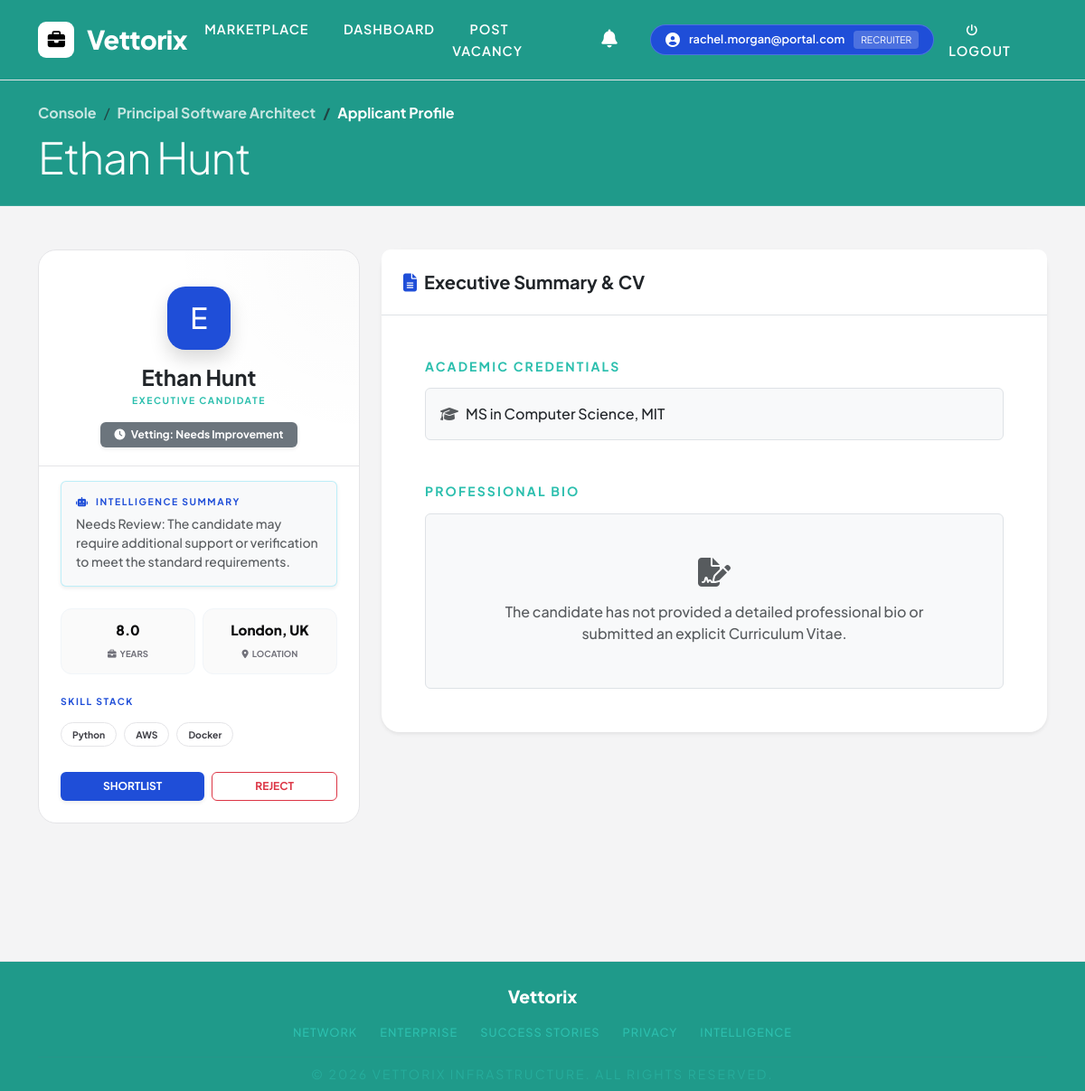
Page /recruiter/application/1 (signed in) on the committed database.
### tables this page shows
CREATE TABLE jobs (
            id INTEGER PRIMARY KEY AUTOINCREMENT,
            recruiter_id INTEGER NOT NULL,
            title TEXT NOT NULL,
            company TEXT NOT NULL,
            location TEXT NOT NULL,
            description TEXT NOT NULL,
            requirements TEXT NOT NULL,
            salary_range TEXT,
            job_type TEXT,
            created_at TIMESTAMP DEFAULT CURRENT_TIMESTAMP, status TEXT DEFAULT 'active',
            FOREIGN KEY (recruiter_id) REFERENCES users (id)
        );

CREATE TABLE candidate_profiles (
            id INTEGER PRIMARY KEY AUTOINCREMENT,
            user_id INTEGER NOT NULL,
            full_name TEXT NOT NULL,
            phone TEXT,
            location TEXT,
            skills TEXT,
            experience_years REAL,
            education TEXT,
            resume_text TEXT,
            verification_status TEXT DEFAULT 'Unverified',
            verification_score INTEGER DEFAULT 0,
            verification_recommendation TEXT,
            created_at TIMESTAMP DEFAULT CURRENT_TIMESTAMP, headline TEXT, summary TEXT, linkedin_url TEXT, portfolio_url TEXT, resume_filename TEXT, availability_status TEXT DEFAULT 'available',
            FOREIGN KEY (user_id) REFERENCES users (id)
        );

### app/controller/recruiter.py (the view)
@recruiter_bp.route("/application/<int:application_id>")
@role_required("recruiter")
def application_detail(application_id):
    conn = get_db_connection()
    application = conn.execute(
        """
        SELECT a.id as application_id, a.status, a.applied_at,
               j.id as job_id, j.title as job_title, j.company as company,
               cp.*
        FROM applications a
        JOIN jobs j ON a.job_id = j.id
        JOIN candidate_profiles cp ON a.candidate_id = cp.user_id
        WHERE a.id = ? AND j.recruiter_id = ?
    """,
        (application_id, session["user_id"]),
    ).fetchone()
    conn.close()
    if not application:
        flash("Application profile not found.", "error")
        return redirect(url_for("recruiter.dashboard"))
    return render_template("application_detail.html", profile=application)

### app/services/auth.py (called while the page is built)
def role_required(role):
    def decorator(f):
        @wraps(f)
        def decorated_function(*args, **kwargs):
            if "user_id" not in session:
                flash("Please log in first.", "error")
                return redirect(url_for("auth.login"))
            if session.get("role") != role:
                flash(f"{role.capitalize()} access required.", "error")
                return redirect(url_for("jobs.list_jobs"))
            return f(*args, **kwargs)
        return decorated_function
    return decorator

### app/services/db.py (called while the page is built)
def get_db_connection():
    db_path = current_app.config.get("DATABASE", "jobs.db")
    conn = sqlite3.connect(db_path)
    conn.row_factory = sqlite3.Row
    return conn

### app/templates/application_detail.html (shortened to what this page needs)
{% extends "base.html" %}
{% block content %}
<section class="profile-layout min-vh-100 pb-5">
    <div class="header-dark py-4 mb-5 position-relative overflow-hidden" style="background: var(--exec-teal-dark); border-bottom: 1px solid rgba(255,255,255,0.1);">
        <div class="container position-relative z-10">
            <nav aria-label="breadcrumb">
                <ol class="breadcrumb mb-2">
                    <li class="breadcrumb-item"><a href="{{ url_for('recruiter.dashboard') }}" class="text-white text-decoration-none opacity-75 fw-bold">Console</a></li>
                    <li class="breadcrumb-item"><a href="{{ url_for('recruiter.view_applications', job_id=profile.job_id) }}" class="text-white text-decoration-none opacity-75 fw-bold">{{ profile.job_title }}</a></li>
                    <li class="breadcrumb-item text-white fw-bold" aria-current="page">Applicant Profile</li>
                </ol>
            </nav>
            <h1 class="display-5 fw-extrabold text-white tracking-tight mb-0">{{ profile.full_name }}</h1>
        </div>
    </div>
    <div class="container">
        <div class="row g-4">
            <div class="col-lg-4">
                <div class="preview-card mb-4 shadow-xl">
                    <div class="preview-header">
                        <div class="user-avatar-exec">
                            <h2 class="mb-0 text-white">{{ profile.full_name[0]|upper }}</h2>
                        </div>
                        <h4 class="fw-bold text-dark mt-3 mb-1">{{ profile.full_name }}</h4>
                        <p class="x-small text-uppercase tracking-widest text-secondary fw-bold">Executive Candidate</p>
                        <div class="mt-3">
                            {% if profile.verification_status == 'Verified' %}
                                {% if profile.verification_score > 80 %}
                                    <div class="badge bg-success text-white py-2 px-3 fw-bold shadow-sm" style="font-size: 0.75rem;">
                                        <i class="fas fa-check-circle me-1"></i> Highly Recommended
                                    </div>
                                {% elif profile.verification_score > 50 %}
                                    <div class="badge bg-primary text-white py-2 px-3 fw-bold shadow-sm" style="font-size: 0.75rem;">
                                        <i class="fas fa-check me-1"></i> Recommended
                                    </div>
                                {% else %}
                                    <div class="badge bg-warning text-dark py-2 px-3 fw-bold shadow-sm" style="font-size: 0.75rem;">
                                        <i class="fas fa-exclamation-triangle me-1"></i> Needs Review
                                    </div>
                                {% endif %}
                            {% elif profile.verification_status and profile.verification_status != 'Unverified' %}
                                <div class="badge bg-secondary text-white py-2 px-3 fw-bold shadow-sm" style="font-size: 0.75rem;">
                                    <i class="fas fa-clock me-1"></i> Vetting: {{ profile.verification_status }}
                                </div>
                            {% else %}
                                <div class="badge bg-light text-muted py-2 px-3 fw-bold shadow-sm border" style="font-size: 0.75rem;">
                                    <i class="fas fa-minus-circle me-1"></i> Unverified
                                </div>
                            {% endif %}
                        </div>
                    </div>
                    <div class="preview-body px-4 pb-4 mt-3">
                        {% if profile.verification_recommendation %}
                        <div class="mb-4 p-3 rounded bg-light border border-info border-opacity-25 shadow-sm">
                            <h6 class="x-small text-uppercase tracking-widest fw-bold text-primary mb-2">
                                <i class="fas fa-robot me-1"></i> Intelligence Summary
                            </h6>
                            <p class="small text-muted mb-0 fw-medium" style="line-height: 1.5;">
                                {{ profile.verification_recommendation }}
                            </p>
                        </div>
                        {% endif %}
                        <div class="row g-2 mb-4">
                            <div class="col-6">
                                <div class="stat-mini">
                                    <span class="val">{{ profile.experience_years or '0' }}</span>
                                    <span class="lbl"><i class="fas fa-briefcase me-1"></i>Years</span>
                                </div>
                            </div>
                            <div class="col-6">
                                <div class="stat-mini">
                                    <span class="val">{{ profile.location or 'N/A' }}</span>
                                    <span class="lbl"><i class="fas fa-map-marker-alt me-1"></i>Location</span>
                                </div>
                            </div>
                        </div>
                        <div class="mb-4">
                            <h6 class="x-small text-uppercase tracking-widest fw-bold text-primary mb-3">Skill Stack</h6>
                            <div class="d-flex flex-wrap gap-2">
                                {% if profile.skills %}
                                    {% for skill in profile.skills.split(',') %}
                                        <span class="skill-pill">{{ skill.strip() }}</span>
                                    {% endfor %}
                                {% else %}
                                    <span class="text-muted small">No technical keywords disclosed.</span>
                                {% endif %}
                            </div>
                        </div>
                        <form method="POST" action="{{ url_for('recruiter.update_application_status') }}" class="d-flex gap-2">
                            {% if profile.status != 'shortlisted' %}
                                <button type="submit" name="status" value="shortlisted" class="btn btn-primary flex-grow-1 fw-bold text-uppercase tracking-wider shadow-sm" style="font-size: 0.75rem; background-color: #1F4ED8; border: none;">Shortlist</button>
                            {% endif %}
                            {% if profile.status != 'rejected' %}
                                <button type="submit" name="status" value="rejected" class="btn btn-outline-danger flex-grow-1 fw-bold text-uppercase tracking-wider" style="font-size: 0.75rem;">Reject</button>
                            {% endif %}
                        </form>
                    </div>
                </div>
            </div>
            <div class="col-lg-8">
                <div class="card executive-card border-0 shadow-sm mb-4">
                    <div class="card-header bg-white p-4 border-bottom">
                        <h5 class="fw-bold mb-0 text-dark"><i class="fas fa-file-alt text-primary me-2"></i>Executive Summary & CV</h5>
                    </div>
                    <div class="card-body p-4 p-md-5">
                        <div class="mb-5">
                            <h6 class="text-uppercase tracking-widest fw-bold text-secondary small mb-3">Academic Credentials</h6>
                            <div class="p-3 bg-light rounded border">
                                <p class="mb-0 fw-medium text-dark"><i class="fas fa-graduation-cap text-muted me-2"></i>{{ profile.education or 'Not Specified' }}</p>
                            </div>
                        </div>
                        <div>
                            <h6 class="text-uppercase tracking-widest fw-bold text-secondary small mb-3">Professional Bio</h6>
                            {% if profile.resume_text %}
                                <div class="resume-content text-dark" style="white-space: pre-wrap; line-height: 1.8; font-size: 0.95rem;">{{ profile.resume_text }}</div>
                            {% else %}
                                <div class="p-5 text-center bg-light rounded border border-dashed">
                                    <i class="fas fa-file-signature fa-2x text-muted mb-3"></i>
                                    <p class="text-muted mb-0 fw-medium">The candidate has not provided a detailed professional bio or submitted an explicit Curriculum Vitae.</p>
                                </div>
                            {% endif %}
                        </div>
                    </div>
                </div>
            </div>
        </div>
    </div>
</section>
{% endblock %}

### app/static/style.css (style rules this page uses)
body { background-color: #f8f9fa; font-family: 'Segoe UI', Tahoma, Geneva, Verdana, sans-serif; }
.card { border: none; border-radius: 10px; box-shadow: 0 2px 10px rgba(0,0,0,0.1); transition: transform 0.2s; }
.btn { border-radius: 6px; font-weight: 500; }
.badge { font-weight: 500; }
.card-header { border-radius: 10px 10px 0 0 !important; }
.btn-primary { background-color: #1F4ED8; border-color: #1F4ED8; }

### app/templates/base.html (style rules this page uses)
:root { --exec-teal-dark: #1F9A8A; --exec-black: #1F4ED8; --exec-dark-grey: #1F4ED8; --exec-border: rgba(255, 255, 255, 0.1); --accent-white: #ffffff; --text-muted: #2CBFAE; --success-glow: #10b981; --error-glow: #ef4444; }
body { font-family: 'Plus Jakarta Sans', sans-serif; background-color: #ffffff; color: #0a0a0b; min-height: 100vh; display: flex; flex-direction: column; }

### app/templates/application_detail.html (style rules this page uses)
:root { --exec-border: #e4e4e7; }
body { background-color: #f4f4f5; }
.x-small { font-size: 0.65rem; }
.tracking-widest { letter-spacing: 0.15em; }
.tracking-tight { letter-spacing: -0.025em; }
.preview-card { background: #fff; border-radius: 20px; border: 1px solid var(--exec-border); overflow: hidden; }
.preview-header { padding: 40px 30px 20px; text-align: center; background: radial-gradient(circle at top right, rgba(24,24,27,0.02) 0%, transparent 50%); border-bottom: 1px solid var(--exec-border); }
.user-avatar-exec { background: #1F4ED8; color: #fff; width: 70px; height: 70px; border-radius: 20px; display: flex; align-items: center; justify-content: center; font-size: 2rem; margin: 0 auto; box-shadow: 0 10px 20px rgba(0,0,0,0.15); }
.stat-mini { background: #fafafa; border: 1px solid #f1f5f9; padding: 12px; border-radius: 12px; text-align: center; overflow: hidden; text-overflow: ellipsis; white-space: nowrap; }
.stat-mini .val { display: block; font-weight: 800; font-size: 0.95rem; color: #0a0a0b; }
.stat-mini .lbl { font-size: 0.6rem; color: #71717a; text-transform: uppercase; font-weight: 700; }
.skill-pill { background: #fff; border: 1px solid var(--exec-border); padding: 5px 12px; border-radius: 100px; font-size: 0.65rem; font-weight: 700; color: #3f3f46; margin-bottom: 0.25rem; }
.executive-card { border-radius: 20px; border: 1px solid var(--exec-border); }
.text-primary { color: #1F4ED8 !important; }
.text-secondary { color: #2CBFAE !important; }

### rows in the picture
jobs: job_title "Principal Software Architect"
candidate_profiles: full_name "Ethan Hunt", full_name "E", verification_status "Needs Improvement", verification_recommendation "Needs Review: The candidate may require additional support or verification to meet the standard requirements.", experience_years "8.0", location "London, UK", education "MS in Computer Science, MIT"

### other values in the picture
{{ session.email }} "rachel.morgan@portal.com"
{{ session.role }} "RECRUITER"
{{ skill.strip() }} "Python" "AWS" "Docker"
